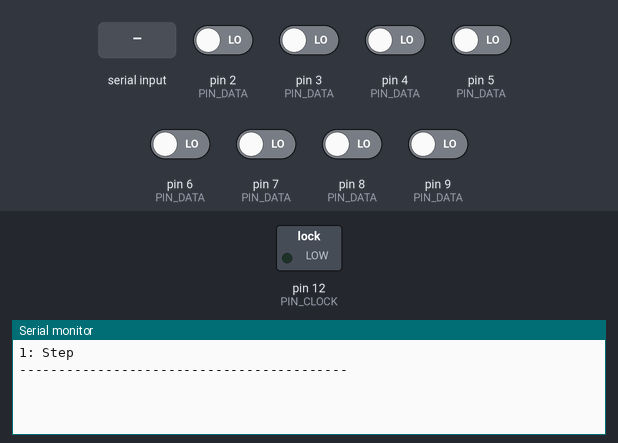
The sketch below on a simulated Arduino Uno, built with avr-gcc and run on an emulated ATmega328P. On the bench: switched loads named in the sketch (green lamp = pin HIGH), the last lines printed to the serial monitor. The inputs (shaded band) are chosen by the test bench; at power-on: pin 2 (PIN_DATA), pin 3 (PIN_DATA), pin 4 (PIN_DATA), pin 5 (PIN_DATA), pin 6 (PIN_DATA), pin 7 (PIN_DATA), pin 8 (PIN_DATA), pin 9 (PIN_DATA) LOW.

Above: at 1.2 s.
1.3 s: "1\n" received over Serial
At 1.31 s:
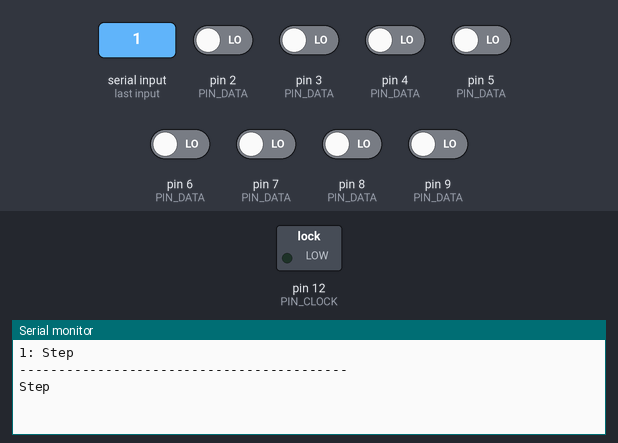
At 2.3 s:
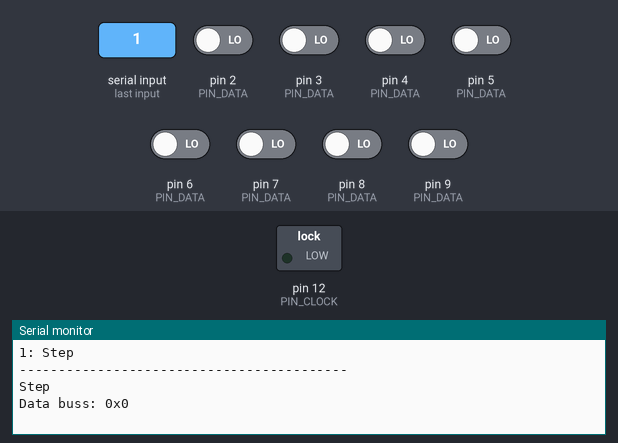

Measured:
- after the input at 1.3 s, the serial monitor: prints a new line at once (image 1)

The sketch:

Autonomous_stepper.ino
```cpp
 typedef struct menuOption {
  char* menuMessage;
  unsigned char menuKey;
  void(*pfnFunc)(unsigned char* input);
};

const int DELAY_STEP = 1;
const int DELAY_LOOP = 100;

const int PIN_CLOCK = 12;

const int PIN_DATA[] =
{
  9,8,7,6,5,4,3,2,
};

void steppa( unsigned char* _input )
{
  if( _input != NULL )
  {
    Serial.write( "Step\n" );
  }

  digitalWrite( PIN_CLOCK, HIGH );
  delay( DELAY_STEP );
  digitalWrite( PIN_CLOCK, LOW );
  delay( DELAY_STEP );
}

menuOption menu[] {
  {
    "Step",
    '1',
    &steppa,
  }
};

void setup() {
  serialSetup();
  showMenu();
  pinMode( PIN_CLOCK, OUTPUT );
  digitalWrite( PIN_CLOCK, LOW );

  int i;
  for( i=0; i<8; i++ )
  {
    int pin = PIN_DATA[ i ];
    pinMode( pin, INPUT );
  }
}

void dataBusRead()
{
  int data = 0;
  int i;
  for( i=0; i<8; i++ )
  {
    int pin = PIN_DATA[ i ];
    if( digitalRead( pin ) == HIGH )
    {
      data |= (1 << i);
    }
  }

  Serial.write( "Data buss: 0x" );
  serialWriteHex( data );
  Serial.write( "\n" );
}

void loop() {
  //*
  unsigned char* pszMessage = serialLoop();
  if(pszMessage != NULL)
  {
    steppa( "Hej" );
    delay( 100 );
    dataBusRead();
    //runMenu( pszMessage[ 0 ], pszMessage );
    //chipPrintStuff( true );
    //showMenu();
  }
  /*/
  delay( DELAY_LOOP );
  steppa( NULL );
  dataBusRead();
  /**/
}
```

menu.ino
```cpp
int numMenuOptions = sizeof( menu ) / sizeof( menuOption );

void runMenu( unsigned char _menuChoice, unsigned char* _pszMessage)
{
  /*
  Serial.write("Input: ");
  Serial.write(_menuChoice);
  Serial.write("\n");
  */

  bool ranMenu = false;
  int i;
  for( i=0; i<numMenuOptions; i++ )
  {
    if( _menuChoice == menu[ i ].menuKey )
    {
      /*
      Serial.write( "Identified command " );
      Serial.write( _menuChoice );
      Serial.write( "\n" );
      */
      menu[ i ].pfnFunc( _pszMessage );
      ranMenu  = true;
      break;
    }
  }

  if( ranMenu == false )
  {
    if( strlen( _pszMessage ) == 0 )
    {
      showMenu();
    }
    else
    {
      Serial.write( "Unknown command: " );
      Serial.write( _menuChoice );
      Serial.write( " (" );
      Serial.write( (char*)_pszMessage );
      Serial.write( ")\n");
    }
  }
}

void showMenu()
{
  Serial.write( "\n" );
  int i;
  for( i=0; i<numMenuOptions; i++ )
  {
    menuOption* p = &menu[ i ];
    Serial.write( p->menuKey );
    Serial.write( ": " );
    Serial.write( p->menuMessage );
    Serial.write( "\n" );
  }
  Serial.write( "------------------------------------------\n" );
}
```

serialstuff.ino
```cpp
const int MAX_INPUTMESSAGE_LENGTH = 128;

unsigned char inputMessage[ MAX_INPUTMESSAGE_LENGTH ];

void serialWriteInt( int _o )
{
  char itoab[ 32 ];
  itoa( _o, itoab, 10 );
  Serial.write( itoab );
}

void serialWriteHex( int _o )
{
  char itoab[ 9 ];
  itoa( _o, itoab, 16 );
  Serial.write( itoab );
}

void serialWriteBool( bool _value )
{
  Serial.write(_value?"True":"False");
}

int inputWriteOffset;

void resetRead()
{
  inputWriteOffset = 0;
}
void serialSetup()
{
  Serial.begin(57600);
  resetRead();
}

unsigned char* serialLoop()
{
  unsigned char* pszRet = NULL;
  //Serial.write( "Is reading: " + isReading ? "Yes\n":"No\n" );
  if( Serial.available())
  {
    /*
    Serial.write("Frame: ");
    char itoaBuffer[ 32 ];
    itoa(frameCount, itoaBuffer, 10 );
    Serial.write( itoaBuffer );
    Serial.write( ": " );
    Serial.write("Serial available\n");
    */

    // Copy to message parameter
    unsigned char byteRead = Serial.read();

    if( byteRead == 10 )
    {
      // New line
      inputMessage[ inputWriteOffset ] = 0;
      resetRead();
      pszRet = inputMessage;
    } else {
      inputMessage[ inputWriteOffset++ ] = byteRead;
    }
    /*
    Serial.write( byteRead );
    itoa( byteRead, itoaBuffer, 10 );
    Serial.write( ": '" );
    Serial.write( itoaBuffer );
    Serial.write( "'\n" );
    */

  }
  return pszRet;
}
```
